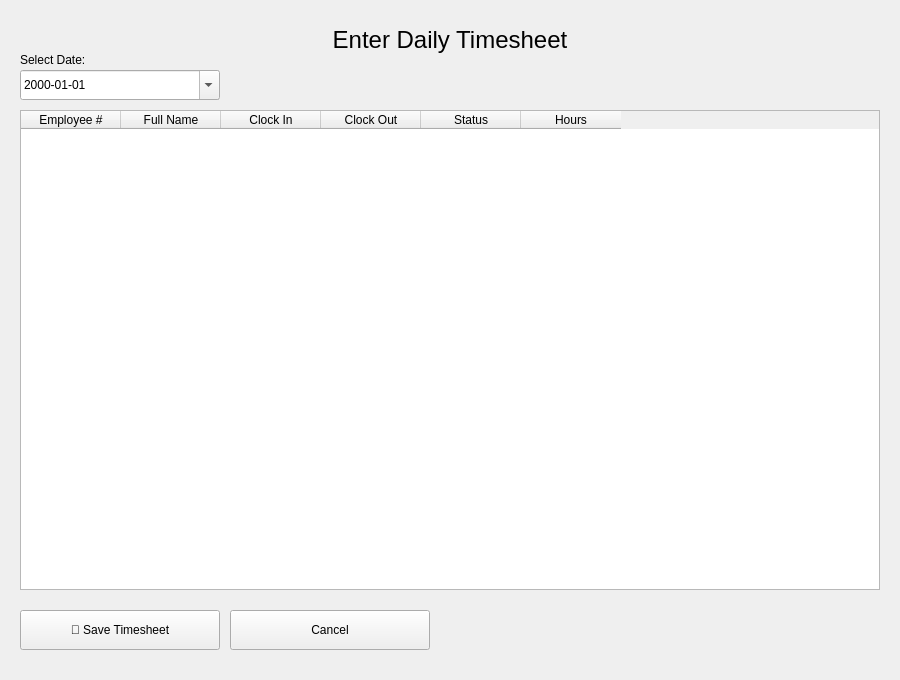
<?xml version="1.0" encoding="UTF-8"?>
<ui version="4.0">
 <class>TimesheetEntry</class>
 <widget class="QWidget" name="TimesheetEntry">
  <property name="geometry">
   <rect>
    <x>0</x>
    <y>0</y>
    <width>900</width>
    <height>680</height>
   </rect>
  </property>
  <property name="windowTitle">
   <string notr="true">Payroll App by Barry Prinsloo — Daily Timesheet</string>
  </property>
  <widget class="QLabel" name="lblTitle">
   <property name="geometry">
    <rect>
     <x>20</x>
     <y>20</y>
     <width>860</width>
     <height>40</height>
    </rect>
   </property>
   <property name="font">
    <font>
     <pointsize>18</pointsize>
    </font>
   </property>
   <property name="text">
    <string>Enter Daily Timesheet</string>
   </property>
   <property name="alignment">
    <set>Qt::AlignmentFlag::AlignCenter</set>
   </property>
  </widget>
  <widget class="QDateEdit" name="dtDate">
   <property name="geometry">
    <rect>
     <x>20</x>
     <y>70</y>
     <width>200</width>
     <height>30</height>
    </rect>
   </property>
   <property name="calendarPopup">
    <bool>true</bool>
   </property>
   <property name="displayFormat">
    <string>yyyy-MM-dd</string>
   </property>
  </widget>
  <widget class="QLabel" name="lblDate">
   <property name="geometry">
    <rect>
     <x>20</x>
     <y>50</y>
     <width>120</width>
     <height>20</height>
    </rect>
   </property>
   <property name="text">
    <string>Select Date:</string>
   </property>
  </widget>
  <widget class="QTableWidget" name="tblEmployees">
   <property name="geometry">
    <rect>
     <x>20</x>
     <y>110</y>
     <width>860</width>
     <height>480</height>
    </rect>
   </property>
   <column>
    <property name="text">
     <string>Employee #</string>
    </property>
   </column>
   <column>
    <property name="text">
     <string>Full Name</string>
    </property>
   </column>
   <column>
    <property name="text">
     <string>Clock In</string>
    </property>
   </column>
   <column>
    <property name="text">
     <string>Clock Out</string>
    </property>
   </column>
   <column>
    <property name="text">
     <string>Status</string>
    </property>
   </column>
   <column>
    <property name="text">
     <string>Hours</string>
    </property>
   </column>
  </widget>
  <widget class="QPushButton" name="btnSave">
   <property name="geometry">
    <rect>
     <x>20</x>
     <y>610</y>
     <width>200</width>
     <height>40</height>
    </rect>
   </property>
   <property name="text">
    <string>💾 Save Timesheet</string>
   </property>
  </widget>
  <widget class="QPushButton" name="btnCancel">
   <property name="geometry">
    <rect>
     <x>230</x>
     <y>610</y>
     <width>200</width>
     <height>40</height>
    </rect>
   </property>
   <property name="text">
    <string>Cancel</string>
   </property>
  </widget>
 </widget>
 <resources/>
 <connections/>
</ui>
